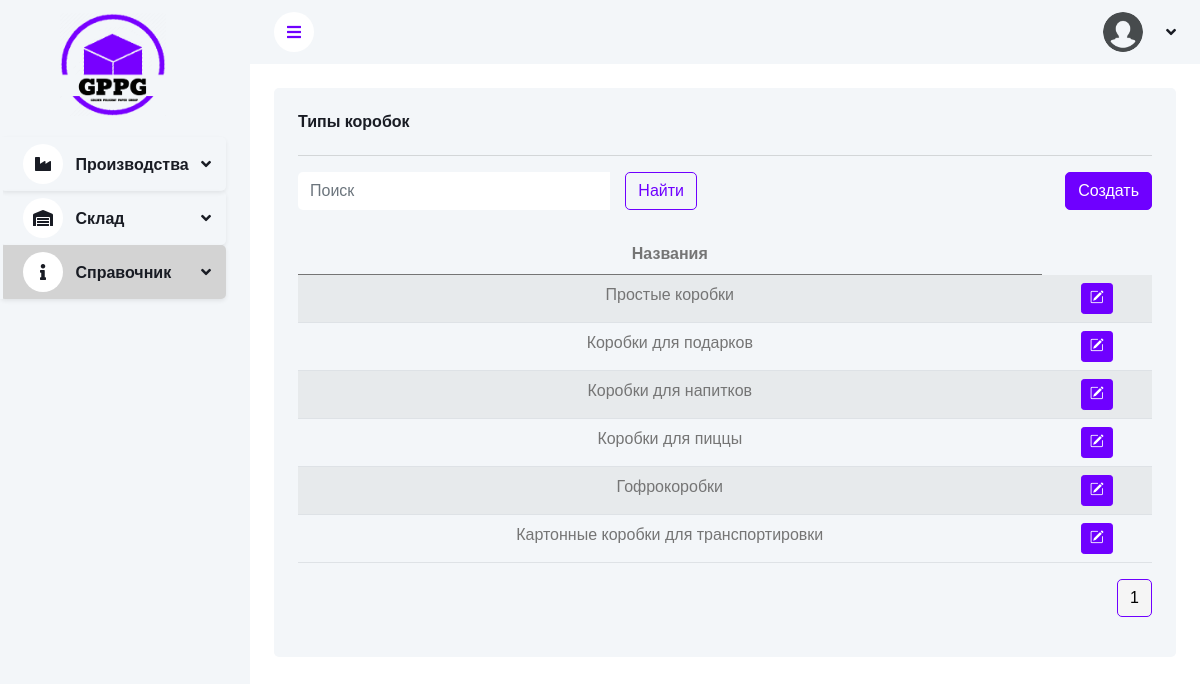
Screenshot of /info/box-types/ with the database file from the repository.
### apps/info/models.py (models this page shows, shortened)
class BoxType(BaseModel):
	name = models.CharField(max_length=100, verbose_name="Название")
	class Meta:
		verbose_name = "Тип коробки"
		verbose_name_plural = "Типы коробок"

### apps/info/views.py (the view)
# urls.py: path('box-types/', BoxTypeListCreate.as_view(), name='box_type-list'),
class BoxTypeListCreate(BaseListCreateView):
	model = BoxType
	form_class = BoxTypesForm
	template_name = "info/box_type_list.html"
	redirect_url = "info:box_type-list"

### apps/shared/views.py (called while the page is built)
	@staticmethod
	def apply_pagination_and_search(queryset, request):
		search_query = request.GET.get('search')
		if search_query:
			search_query = search_query.strip()
			queryset = queryset.filter(Q(name__icontains=search_query))
		page_size = request.GET.get("page_size", 12)
		paginator = Paginator(queryset, page_size)
		page_num = request.GET.get("page", 1)
		page_obj = paginator.get_page(page_num)
		return page_obj

	def get_cache_key(self):
		return f'{self.model.__name__.lower()}_list_data'

	def get_queryset(self):
		cache_key = self.get_cache_key()
		cached_data = cache.get(cache_key)
		if cached_data is None:
			queryset = self.model.objects.all().order_by('-created_time')
			cached_data = list(queryset)  # Преобразуем queryset в список
			cache.set(cache_key, cached_data, timeout=self.cache_timeout)
			print(f"Data fetched from database and cached with key: {cache_key}")
		else:
			print(f"Data fetched from cache with key: {cache_key}")
		return cached_data

	def get_form(self):
		return self.form_class

	def get_template_name(self):
		return self.template_name

	def get(self, request):
		items = self.get_queryset()
		page_obj = self.apply_pagination_and_search(items, request)
		context = {
			'items': page_obj,
			'form': self.get_form(),
		}
		return render(request, self.get_template_name(), context)

### templates/info/box_type_list.html (shortened to what this page needs)
{% extends 'base.html' %}
{% load static %}
{% block content %}
    <div class="container-fluid pt-4 px-4">
        <div class="row g-4">
            <div class="col-sm-12">
                <div class="bg-light rounded h-100 p-4">
                    <h6 class="mb-4">Типы коробок</h6>
                    <hr>
                    <div class="row mb-2">
                        <div class="col-md-6">
                            {% include 'base/search_form.html' %}
                        </div>
                        <div class="col-md-6 text-end">
                            <button type="button" class="btn btn-primary" id="openCreateModalBtn"
                                    data-bs-toggle="modal" data-bs-target="#myModalCreate"
                                    data-action-url="{% url 'info:box_type-list' %}">Создать
                            </button>
                        </div>
                    </div>
                    <table class="table table-striped">
                        <thead>
                        <tr class="text-center">
                            <th scope="col">Названия</th>
                        </tr>
                        </thead>
                        <tbody>
                        {% for box_type in items %}
                            <tr class="text-center">
                                <td>{{ box_type.name }}</td>
                                <td>
                                    <a href="" type="button" class="btn btn-primary btn-sm"><i
                                            class="bi bi-pencil-square"></i></a>
                                </td>
                            </tr>
                        {% endfor %}
                        </tbody>
                    </table>
                    {% include 'base/pagination.html' with items=items %}
                </div>
            </div>
        </div>
    </div>
{% endblock %}

### static/css/style.css (style rules this page uses)
:root { --primary: #6f00ff; --light: #F3F6F9; --dark: #191C24; }
.btn { transition: 0.5s; }
.btn.btn-primary { color: #ffffff; }

### rows the page displays
BoxType: name "Простые коробки"
BoxType: name "Коробки для подарков"
BoxType: name "Коробки для напитков"
BoxType: name "Коробки для пиццы"
BoxType: name "Гофрокоробки"
BoxType: name "Картонные коробки для транспортировки"

### other values shown
{{ i }} "1"
